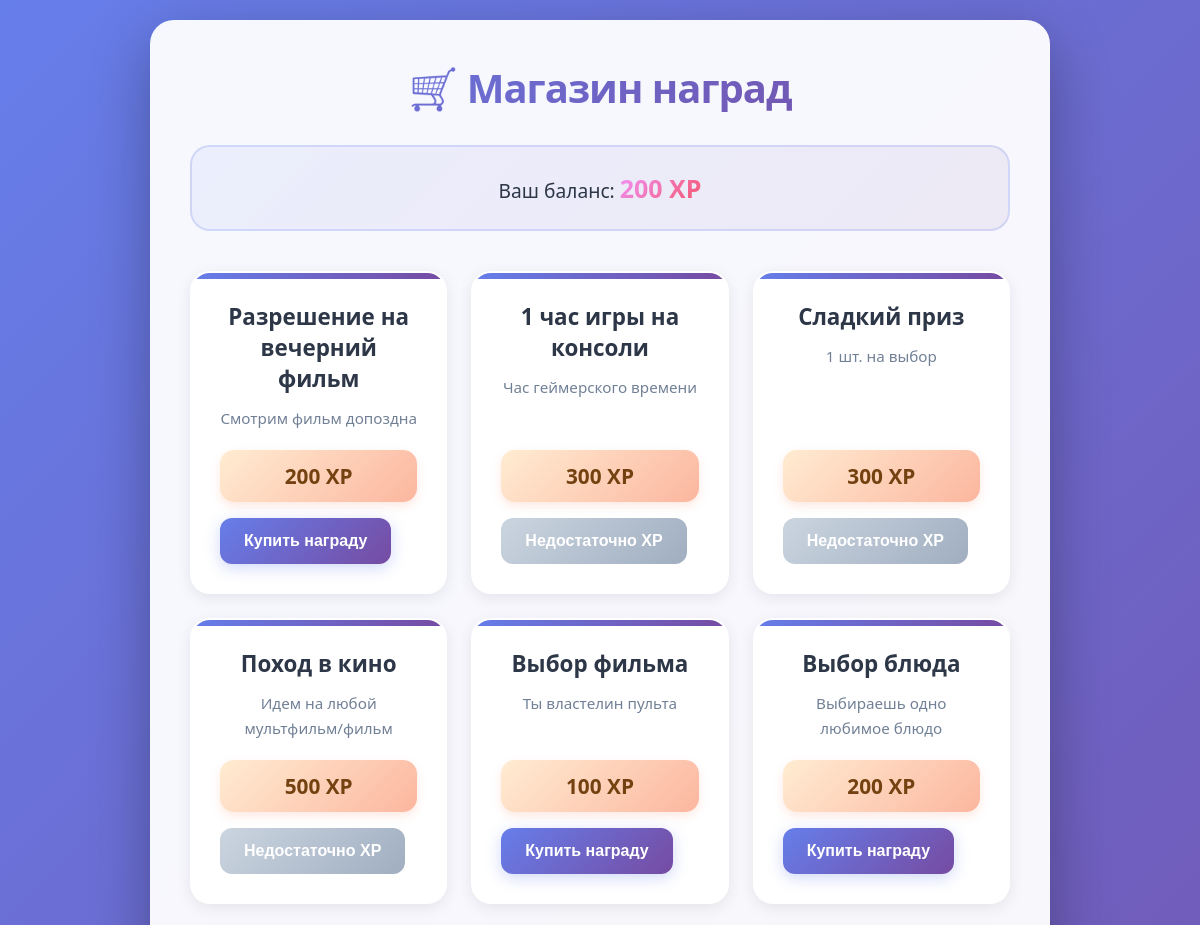
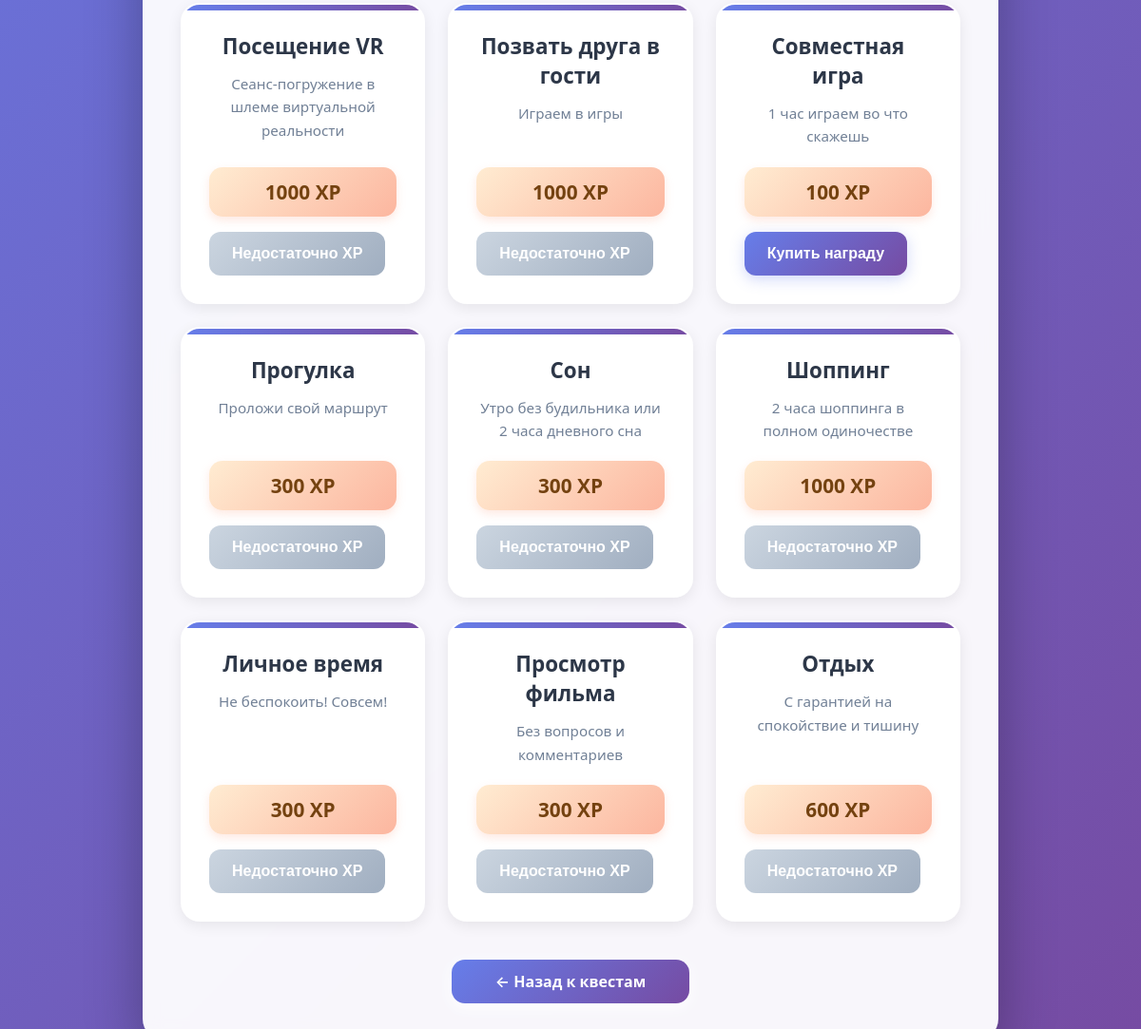
/rewards/ (signed in), run on the app's committed database (2 pictures, top to bottom).
### todo_sql/models.py (models this page shows, shortened)
class Reward(models.Model):
    name = models.CharField('Название награды', max_length=100)
    family = models.ForeignKey(Family, on_delete=models.CASCADE, null=True, blank=True)
    description = models.TextField('Описание', blank=True)
    cost = models.IntegerField('Стоимость (XP)', default=100)
    is_active = models.BooleanField('Активна', default=True)
    class Meta:
        verbose_name = 'Награда'
        verbose_name_plural = 'Награды'

### todo_sql/views.py (the view)
# urls.py: path('rewards/', RewardShopView.as_view(), name='rewards_shop'),
class RewardShopView(ListView):
    model = Reward
    template_name = 'rewards_shop.html'
    context_object_name = 'rewards'
    def get_queryset(self):
        user = self.request.user
        if user.is_authenticated:
            family = get_user_family(user)
            if family:
                return Reward.objects.filter(
                    Q(family=family) | Q(family__isnull=True),
                    is_active=True
                )
        return Reward.objects.none()
    def get_context_data(self, **kwargs):
        context = super().get_context_data(**kwargs)
        user_xp_balance = 0
        if self.request.user.is_authenticated:
            current_user = self.request.user
            total_earned_xp = TaskCompletion.objects.filter(user=current_user).aggregate(Sum('points_earned'))[
                                  'points_earned__sum'] or 0
            total_spent_xp = Transaction.objects.filter(
                user=current_user,
            ).aggregate(Sum('cost_at_purchase'))['cost_at_purchase__sum'] or 0
            user_xp_balance = total_earned_xp - total_spent_xp
        context['user_xp_balance'] = user_xp_balance
        return context

### todo_sql/views.py (called while the page is built)
def get_user_family(user):
    if hasattr(user, 'profile') and user.profile.family:
        return user.profile.family
    return None

### todo_sql/templates/rewards_shop.html (shortened to what this page needs)
<!DOCTYPE html>
<html lang="ru">
<head>
</head>
<body>
<div class="container">
    <h1>🛒 Магазин наград</h1>
    {% if request.user.is_authenticated %}
        <div class="user-balance">
            Ваш баланс: <span>{{ user_xp_balance }} XP</span>
        </div>
    {% else %}
        <div class="user-balance">
            Пожалуйста, авторизуйтесь, чтобы увидеть свой баланс XP и покупать награды.
        </div>
    {% endif %}
    <div class="rewards-grid">
        {% for reward in rewards %}
            <div class="reward-card">
                <h3>{{ reward.name }}</h3>
                {% if reward.description %}
                    <p>{{ reward.description }}</p>
                {% else %}
                    <p>Отличная награда!</p>
                {% endif %}
                <div class="cost">{{ reward.cost }} XP</div>
                {% if request.user.is_authenticated %}
                    <form method="post" action="{% url 'purchase_reward' %}">
                        <button type="submit" {% if user_xp_balance < reward.cost %}disabled{% endif %}>
                            {% if user_xp_balance < reward.cost %}
                                Недостаточно XP
                            {% else %}
                                Купить награду
                            {% endif %}
                        </button>
                    </form>
                {% else %}
                    <button type="button" disabled>Войдите для покупки</button>
                {% endif %}
            </div>
        {% empty %}
            <div class="empty-state">
                🎁 Наград пока нет. Скоро появятся!
            </div>
        {% endfor %}
    </div>
    <a href="{% url 'index' %}" class="back-link">
        ← Назад к квестам
    </a>
</div>
</body>
</html>

### todo_sql/templates/rewards_shop.html (style rules this page uses)
* { margin: 0; padding: 0; box-sizing: border-box; }
body { font-family: 'Segoe UI', system-ui, -apple-system, sans-serif; background: linear-gradient(135deg, #667eea 0%, #764ba2 100%); min-height: 100vh; padding: 20px; display: flex; justify-content: center; align-items: flex-start; }
.container { background: rgba(255, 255, 255, 0.95); backdrop-filter: blur(10px); border-radius: 24px; box-shadow: 0 20px 60px rgba(0, 0, 0, 0.3); width: 100%; max-width: 900px; padding: 40px; animation: slideUp 0.5s ease; }
h1 { font-size: 2.5em; background: linear-gradient(135deg, #667eea 0%, #764ba2 100%); -webkit-background-clip: text; -webkit-text-fill-color: transparent; background-clip: text; font-weight: 800; letter-spacing: -1px; text-align: center; margin-bottom: 30px; }
.user-balance { background: linear-gradient(135deg, #667eea15 0%, #764ba215 100%); border: 2px solid rgba(102, 126, 234, 0.2); border-radius: 20px; padding: 24px; text-align: center; margin-bottom: 40px; font-size: 1.2em; color: #2d3748; }
.user-balance span { background: linear-gradient(135deg, #f093fb 0%, #f5576c 100%); -webkit-background-clip: text; -webkit-text-fill-color: transparent; background-clip: text; font-weight: 800; font-size: 1.3em; }
.rewards-grid { display: grid; grid-template-columns: repeat(auto-fill, minmax(250px, 1fr)); gap: 24px; margin-bottom: 40px; }
.reward-card { background: white; border-radius: 20px; padding: 28px; display: flex; flex-direction: column; transition: all 0.3s ease; box-shadow: 0 4px 15px rgba(0, 0, 0, 0.08); border: 2px solid transparent; position: relative; overflow: hidden; }
.reward-card::before { content: ''; position: absolute; top: 0; left: 0; right: 0; height: 6px; background: linear-gradient(90deg, #667eea, #764ba2); }
.reward-card h3 { color: #2d3748; font-size: 1.4em; margin-bottom: 12px; font-weight: 700; text-align: center; }
.reward-card p { color: #718096; font-size: 0.95em; line-height: 1.6; flex-grow: 1; text-align: center; margin-bottom: 20px; }
.reward-card .cost { background: linear-gradient(135deg, #ffecd2 0%, #fcb69f 100%); color: #744210; font-size: 1.3em; font-weight: 800; padding: 12px 20px; border-radius: 14px; text-align: center; margin-bottom: 16px; box-shadow: 0 4px 10px rgba(252, 182, 159, 0.3); }
.reward-card button { background: linear-gradient(135deg, #667eea 0%, #764ba2 100%); color: white; border: none; padding: 14px 24px; border-radius: 12px; font-size: 1em; font-weight: 600; cursor: pointer; transition: all 0.3s ease; box-shadow: 0 4px 15px rgba(102, 126, 234, 0.3); }
.reward-card button:disabled { background: linear-gradient(135deg, #cbd5e0 0%, #a0aec0 100%); cursor: not-allowed; box-shadow: none; transform: none; }
.back-link { display: inline-flex; align-items: center; gap: 8px; background: linear-gradient(135deg, #667eea 0%, #764ba2 100%); color: white; padding: 12px 24px; border-radius: 14px; text-decoration: none; font-weight: 600; transition: all 0.3s ease; box-shadow: 0 4px 15px; margin: 0 auto; display: flex; justify-content: center; max-width: 250px; }

### data on the page
Reward: name "Разрешение на вечерний фильм", description "Смотрим фильм допоздна", cost "200", shows "Купить награду"
Reward: name "1 час игры на консоли", description "Час геймерского времени", cost "300", shows "Недостаточно XP"
Reward: name "Сладкий приз", description "1 шт. на выбор", cost "300", shows "Недостаточно XP"
Reward: name "Поход в кино", description "Идем на любой мультфильм/фильм", cost "500", shows "Недостаточно XP"
Reward: name "Выбор фильма", description "Ты властелин пульта", cost "100", shows "Купить награду"
Reward: name "Выбор блюда", description "Выбираешь одно любимое блюдо", cost "200", shows "Купить награду"
Reward: name "Посещение VR", description "Сеанс-погружение в шлеме виртуальной реальности", cost "1000", shows "Недостаточно XP"
Reward: name "Позвать друга в гости", description "Играем в игры", cost "1000", shows "Недостаточно XP"
Reward: name "Совместная игра", description "1 час играем во что скажешь", cost "100", shows "Купить награду"
Reward: name "Прогулка", description "Проложи свой маршрут", cost "300", shows "Недостаточно XP"
Reward: name "Сон", description "Утро без будильника или 2 часа дневного сна", cost "300", shows "Недостаточно XP"
Reward: name "Шоппинг", description "2 часа шоппинга в полном одиночестве", cost "1000", shows "Недостаточно XP"
Reward: name "Личное время", description "Не беспокоить! Совсем!", cost "300", shows "Недостаточно XP"
Reward: name "Просмотр фильма", description "Без вопросов и комментариев", cost "300", shows "Недостаточно XP"
Reward: name "Отдых", description "С гарантией на спокойствие и тишину", cost "600", shows "Недостаточно XP"

### other printed values
{{ user_xp_balance }} "200"
